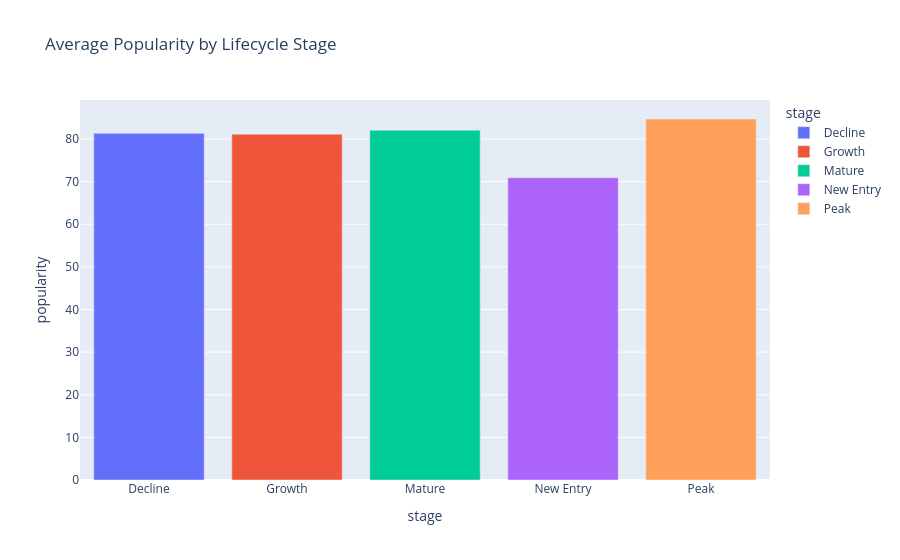

The cell this chart's notebook holds for it:
### Code cell
import plotly.express as px

fig = px.bar(
    stage_popularity,
    x='stage',
    y='popularity',
    title='Average Popularity by Lifecycle Stage',
    color='stage'
)

fig.show()

### Figure 1 — Plotly figure (JSON) as saved in the notebook; plotly's stock layout.template omitted (floating-point values rounded to 4 significant figures)
{"data": [{"hovertemplate": "stage=%{x}<br>popularity=%{y}<extra></extra>", "legendgroup": "Decline", "marker": {"color": "#636efa", "pattern": {"shape": ""}}, "name": "Decline", "orientation": "v", "showlegend": true, "textposition": "auto", "type": "bar", "x": ["Decline"], "xaxis": "x", "y": [81.34], "yaxis": "y"}, {"hovertemplate": "stage=%{x}<br>popularity=%{y}<extra></extra>", "legendgroup": "Growth", "marker": {"color": "#EF553B", "pattern": {"shape": ""}}, "name": "Growth", "orientation": "v", "showlegend": true, "textposition": "auto", "type": "bar", "x": ["Growth"], "xaxis": "x", "y": [81.14], "yaxis": "y"}, {"hovertemplate": "stage=%{x}<br>popularity=%{y}<extra></extra>", "legendgroup": "Mature", "marker": {"color": "#00cc96", "pattern": {"shape": ""}}, "name": "Mature", "orientation": "v", "showlegend": true, "textposition": "auto", "type": "bar", "x": ["Mature"], "xaxis": "x", "y": [82.07], "yaxis": "y"}, {"hovertemplate": "stage=%{x}<br>popularity=%{y}<extra></extra>", "legendgroup": "New Entry", "marker": {"color": "#ab63fa", "pattern": {"shape": ""}}, "name": "New Entry", "orientation": "v", "showlegend": true, "textposition": "auto", "type": "bar", "x": ["New Entry"], "xaxis": "x", "y": [70.91], "yaxis": "y"}, {"hovertemplate": "stage=%{x}<br>popularity=%{y}<extra></extra>", "legendgroup": "Peak", "marker": {"color": "#FFA15A", "pattern": {"shape": ""}}, "name": "Peak", "orientation": "v", "showlegend": true, "textposition": "auto", "type": "bar", "x": ["Peak"], "xaxis": "x", "y": [84.69], "yaxis": "y"}], "layout": {"barmode": "relative", "legend": {"title": {"text": "stage"}, "tracegroupgap": 0}, "title": {"text": "Average Popularity by Lifecycle Stage"}, "xaxis": {"anchor": "y", "categoryarray": ["Decline", "Growth", "Mature", "New Entry", "Peak"], "categoryorder": "array", "domain": [0, 1], "title": {"text": "stage"}}, "yaxis": {"anchor": "x", "domain": [0, 1], "title": {"text": "popularity"}}}}
